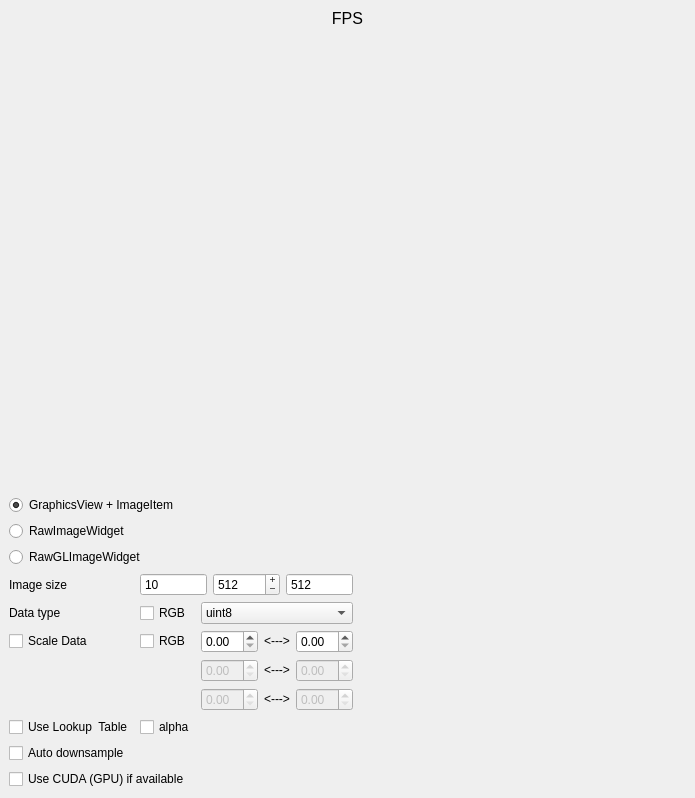
<?xml version="1.0" encoding="UTF-8"?>
<ui version="4.0">
 <class>MainWindow</class>
 <widget class="QMainWindow" name="MainWindow">
  <property name="geometry">
   <rect>
    <x>0</x>
    <y>0</y>
    <width>695</width>
    <height>798</height>
   </rect>
  </property>
  <property name="windowTitle">
   <string>MainWindow</string>
  </property>
  <widget class="QWidget" name="centralwidget">
   <layout class="QGridLayout" name="gridLayout_2">
    <item row="9" column="0" colspan="2">
     <widget class="QCheckBox" name="cudaCheck">
      <property name="text">
       <string>Use CUDA (GPU) if available</string>
      </property>
     </widget>
    </item>
    <item row="8" column="0" colspan="2">
     <widget class="QCheckBox" name="downsampleCheck">
      <property name="text">
       <string>Auto downsample</string>
      </property>
     </widget>
    </item>
    <item row="4" column="0">
     <widget class="QCheckBox" name="scaleCheck">
      <property name="text">
       <string>Scale Data</string>
      </property>
     </widget>
    </item>
    <item row="1" column="0" colspan="4">
     <layout class="QGridLayout" name="gridLayout">
      <item row="3" column="0">
       <widget class="QRadioButton" name="rawRadio">
        <property name="text">
         <string>RawImageWidget</string>
        </property>
       </widget>
      </item>
      <item row="2" column="0">
       <widget class="QRadioButton" name="gfxRadio">
        <property name="text">
         <string>GraphicsView + ImageItem</string>
        </property>
        <property name="checked">
         <bool>true</bool>
        </property>
       </widget>
      </item>
      <item row="0" column="0">
       <widget class="QStackedWidget" name="stack">
        <property name="currentIndex">
         <number>1</number>
        </property>
        <widget class="QWidget" name="page">
         <layout class="QGridLayout" name="gridLayout_3">
          <item row="0" column="0">
           <widget class="GraphicsView" name="graphicsView"/>
          </item>
         </layout>
        </widget>
        <widget class="QWidget" name="page_2">
         <layout class="QGridLayout" name="gridLayout_4">
          <item row="0" column="0">
           <widget class="RawImageWidget" name="rawImg" native="true">
            <property name="sizePolicy">
             <sizepolicy hsizetype="Expanding" vsizetype="Preferred">
              <horstretch>0</horstretch>
              <verstretch>0</verstretch>
             </sizepolicy>
            </property>
           </widget>
          </item>
         </layout>
        </widget>
       </widget>
      </item>
      <item row="4" column="0">
       <widget class="QRadioButton" name="rawGLRadio">
        <property name="text">
         <string>RawGLImageWidget</string>
        </property>
       </widget>
      </item>
     </layout>
    </item>
    <item row="3" column="2">
     <widget class="QComboBox" name="dtypeCombo">
      <item>
       <property name="text">
        <string>uint8</string>
       </property>
      </item>
      <item>
       <property name="text">
        <string>uint16</string>
       </property>
      </item>
      <item>
       <property name="text">
        <string>float</string>
       </property>
      </item>
     </widget>
    </item>
    <item row="3" column="0">
     <widget class="QLabel" name="label">
      <property name="text">
       <string>Data type</string>
      </property>
     </widget>
    </item>
    <item row="4" column="1">
     <widget class="QCheckBox" name="rgbLevelsCheck">
      <property name="text">
       <string>RGB</string>
      </property>
     </widget>
    </item>
    <item row="5" column="2">
     <layout class="QHBoxLayout" name="horizontalLayout_2">
      <item>
       <widget class="SpinBox" name="minSpin2">
        <property name="enabled">
         <bool>false</bool>
        </property>
       </widget>
      </item>
      <item>
       <widget class="QLabel" name="label_3">
        <property name="text">
         <string>&lt;---&gt;</string>
        </property>
        <property name="alignment">
         <set>Qt::AlignCenter</set>
        </property>
       </widget>
      </item>
      <item>
       <widget class="SpinBox" name="maxSpin2">
        <property name="enabled">
         <bool>false</bool>
        </property>
       </widget>
      </item>
     </layout>
    </item>
    <item row="4" column="2">
     <layout class="QHBoxLayout" name="horizontalLayout">
      <item>
       <widget class="SpinBox" name="minSpin1"/>
      </item>
      <item>
       <widget class="QLabel" name="label_2">
        <property name="text">
         <string>&lt;---&gt;</string>
        </property>
        <property name="alignment">
         <set>Qt::AlignCenter</set>
        </property>
       </widget>
      </item>
      <item>
       <widget class="SpinBox" name="maxSpin1"/>
      </item>
     </layout>
    </item>
    <item row="6" column="2">
     <layout class="QHBoxLayout" name="horizontalLayout_3">
      <item>
       <widget class="SpinBox" name="minSpin3">
        <property name="enabled">
         <bool>false</bool>
        </property>
       </widget>
      </item>
      <item>
       <widget class="QLabel" name="label_4">
        <property name="text">
         <string>&lt;---&gt;</string>
        </property>
        <property name="alignment">
         <set>Qt::AlignCenter</set>
        </property>
       </widget>
      </item>
      <item>
       <widget class="SpinBox" name="maxSpin3">
        <property name="enabled">
         <bool>false</bool>
        </property>
       </widget>
      </item>
     </layout>
    </item>
    <item row="7" column="0">
     <widget class="QCheckBox" name="lutCheck">
      <property name="text">
       <string>Use Lookup  Table</string>
      </property>
     </widget>
    </item>
    <item row="7" column="1">
     <widget class="QCheckBox" name="alphaCheck">
      <property name="text">
       <string>alpha</string>
      </property>
     </widget>
    </item>
    <item row="7" column="2" colspan="2">
     <widget class="GradientWidget" name="gradient" native="true">
      <property name="sizePolicy">
       <sizepolicy hsizetype="Expanding" vsizetype="Preferred">
        <horstretch>0</horstretch>
        <verstretch>0</verstretch>
       </sizepolicy>
      </property>
     </widget>
    </item>
    <item row="3" column="3">
     <spacer name="horizontalSpacer">
      <property name="orientation">
       <enum>Qt::Horizontal</enum>
      </property>
      <property name="sizeHint" stdset="0">
       <size>
        <width>40</width>
        <height>20</height>
       </size>
      </property>
     </spacer>
    </item>
    <item row="0" column="0" colspan="4">
     <widget class="QLabel" name="fpsLabel">
      <property name="font">
       <font>
        <pointsize>12</pointsize>
       </font>
      </property>
      <property name="text">
       <string>FPS</string>
      </property>
      <property name="alignment">
       <set>Qt::AlignCenter</set>
      </property>
     </widget>
    </item>
    <item row="3" column="1">
     <widget class="QCheckBox" name="rgbCheck">
      <property name="text">
       <string>RGB</string>
      </property>
     </widget>
    </item>
    <item row="2" column="0">
     <widget class="QLabel" name="label_5">
      <property name="text">
       <string>Image size</string>
      </property>
     </widget>
    </item>
    <item row="2" column="1" colspan="2">
     <layout class="QHBoxLayout" name="horizontalLayout_4">
      <item>
       <widget class="QSpinBox" name="framesSpin">
        <property name="buttonSymbols">
         <enum>QAbstractSpinBox::NoButtons</enum>
        </property>
        <property name="value">
         <number>10</number>
        </property>
       </widget>
      </item>
      <item>
       <widget class="QSpinBox" name="widthSpin">
        <property name="buttonSymbols">
         <enum>QAbstractSpinBox::PlusMinus</enum>
        </property>
        <property name="maximum">
         <number>10000</number>
        </property>
        <property name="value">
         <number>512</number>
        </property>
       </widget>
      </item>
      <item>
       <widget class="QSpinBox" name="heightSpin">
        <property name="buttonSymbols">
         <enum>QAbstractSpinBox::NoButtons</enum>
        </property>
        <property name="maximum">
         <number>10000</number>
        </property>
        <property name="value">
         <number>512</number>
        </property>
       </widget>
      </item>
     </layout>
    </item>
    <item row="2" column="3">
     <widget class="QLabel" name="sizeLabel">
      <property name="text">
       <string/>
      </property>
     </widget>
    </item>
   </layout>
  </widget>
 </widget>
 <customwidgets>
  <customwidget>
   <class>GraphicsView</class>
   <extends>QGraphicsView</extends>
   <header>pyqtgraph</header>
  </customwidget>
  <customwidget>
   <class>RawImageWidget</class>
   <extends>QWidget</extends>
   <header>pyqtgraph.widgets.RawImageWidget</header>
   <container>1</container>
  </customwidget>
  <customwidget>
   <class>GradientWidget</class>
   <extends>QWidget</extends>
   <header>pyqtgraph</header>
   <container>1</container>
  </customwidget>
  <customwidget>
   <class>SpinBox</class>
   <extends>QDoubleSpinBox</extends>
   <header>pyqtgraph</header>
  </customwidget>
 </customwidgets>
 <resources/>
 <connections/>
</ui>
